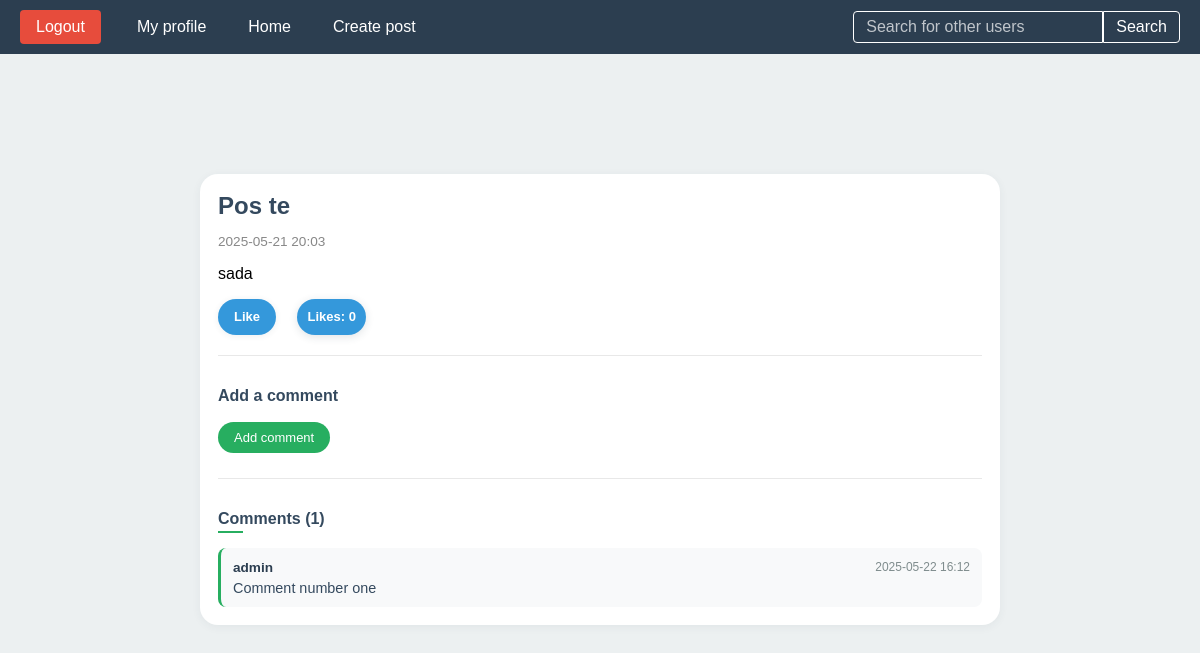
Before: /details/25/pos-te with the older database file.
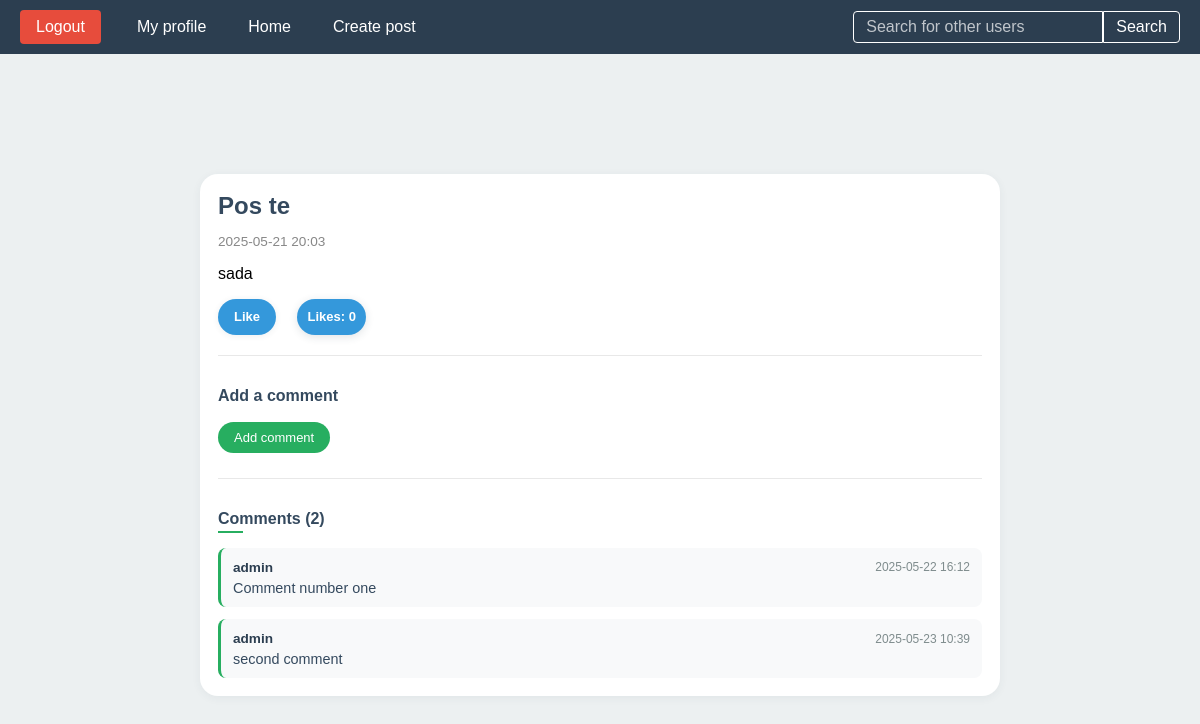
After: the same page with the newer database file.
### comment/models.py (models this page shows, shortened)
class Comment(models.Model):
    author = models.ForeignKey(User, on_delete=models.CASCADE)
    post = models.ForeignKey(Post, on_delete=models.CASCADE)
    content = models.TextField(max_length=400)
    created = models.DateTimeField(auto_now_add=True)
    is_edited = models.BooleanField(default=False)
    class Meta:
        ordering = ['created']

### post/views.py (the view)
# urls.py: path('details/<int:id>/<slug:slug>', getPostDetails, name = 'post_detail'),
def getPostDetails(request,id,slug):
    post = get_object_or_404(Post, id=id, slug=slug)
    comments= Comment.objects.filter(post=post).all()
    return render(request,'post_detail.html',{'post':post,'comments':comments})

### templates/post_detail.html (shortened to what this page needs)
{% extends 'base.html' %}
{% load static %}
{% block head %}
    <link rel="stylesheet" href="{% static 'profile.css' %}">
    <link rel="stylesheet" href="{% static 'comments.css' %}">
    <link rel="stylesheet" href="{% static 'likes.css' %}">
{% endblock %}
{% block content %}
    <div class="home-container">
        <div class="posts-container">
            <div class="post-card">
                <h2>{{ post.title }}</h2>
                <p class="post-date">{{ post.date_posted|date:"Y-m-d H:i" }}</p>
                <p>{{ post.content }}</p>
                <form method="post" action="{% url 'like_post' post.id %}" style="display:inline;">
                    {% if user in post.likes.all %}
                        <button type="submit" class="unlike-btn">Unlike</button>
                    {% else %}
                        <button type="submit" class="like-btn">Like</button>
                    {% endif %}
                    <span class="likes-badge" id="likes-badge-{{ post.id }}">Likes: {{ post.likes.count }}</span>
                </form>
                <div class="comment-form-section">
                    <h3>Add a comment</h3>
                    <form method="Post" action="{% url 'CreateComment' post.id %}" class="comment-form">
                        <button class="edit-button" type="submit">Add comment</button>
                    </form>
                </div>
                <div class="comments-section">
                    <h3>Comments ({{ comments|length }})</h3>
                    {% if comments %}
                        <div class="comments-list">
                            {% for comment in comments %}
                                <div class="comment-item">
                                    <div class="comment-header">
                                        <span class="comment-author">{{ comment.author.username }}</span>
                                        <span class="comment-date">{{ comment.created|date:"Y-m-d H:i" }}</span>
                                    </div>
                                    <div class="comment-content">
                                        {{ comment.content }}
                                    </div>
                                </div>
                            {% endfor %}
                        </div>
                    {% else %}
                        <div class="no-comments">
                            <p>This post has no comments yet. Be the first to comment!</p>
                        </div>
                    {% endif %}
                </div>
            </div>
        </div>
    </div>
{% endblock %}

Changed rows visible on the page:
added Comment: author.username "admin", created "2025-05-23 10:39", content "second comment"
Other visible differences:
{{ comments|length }}: "1" → "2"
